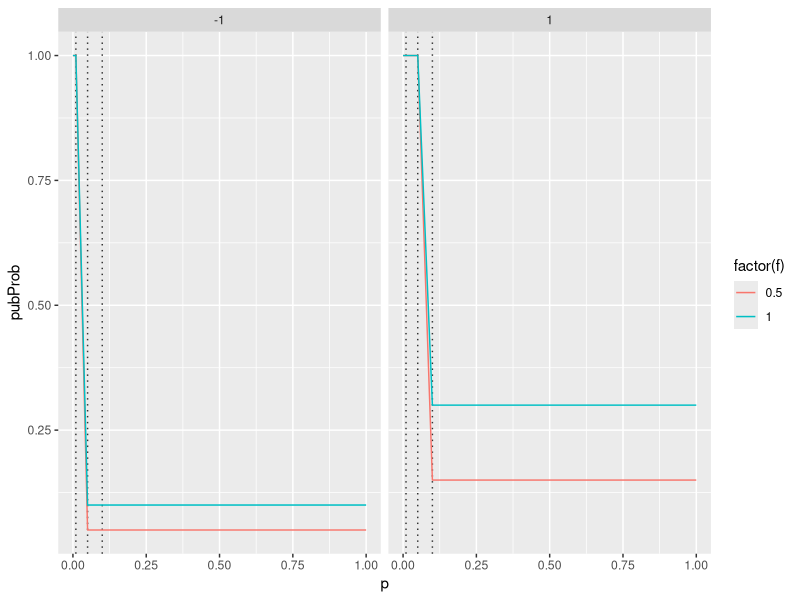

Write R code to recreate this figure.
clamp <- function(x) {if (x > 1) x=1; if (x < 0) x = 0; return(x)}

censor = function(dObs,pObs,f){
  if(dObs > 0 & pObs < .05){       #right direction, sig
    pubProb = 1
	#}else if(dObs > 0 & pObs < .05){ #right direction, standard sig
    #pubProb = .98
  }else if(dObs > 0 & pObs >= .05 & pObs <= .1){ #right direction, trending
    pubProb = 1-((1-0.3*f)/.05)*(pObs-.05)
  }else if (dObs > 0 & pObs > .1){	# right direction; non-significant (p > .1)
    pubProb =.3*f
  }else if(dObs <= 0 & pObs < .01){	# wrong direction, highly sig.
    pubProb= 1
  }else if(dObs <= 0 & pObs >= .01 & pObs < .05){ # wrong direction, standard sig.
    pubProb= 1-((1-0.1*f)/.04)*(pObs-.01)
  }else if(dObs <= 0 & pObs >= .05){	# wrong direction, non-sig.
    pubProb=.1*f
  }
  return(pubProb)
}

pubProb <- data.frame()
for (p in seq(0, 1, by=0.001)) {
	pubProb <- rbind(pubProb, data.frame(p=p, f=1, d=-1, pubProb=censor(-1, p, 1)))
	pubProb <- rbind(pubProb, data.frame(p=p, f=.5, d=-1, pubProb=censor(-1, p, .5)))
	pubProb <- rbind(pubProb, data.frame(p=p, f=1, d=+1, pubProb=censor(+1, p, 1)))
	pubProb <- rbind(pubProb, data.frame(p=p, f=.5, d=+1, pubProb=censor(+1, p, .5)))
}

library(ggplot2)
ggplot(pubProb, aes(x=p, y=pubProb, color=factor(f), group=factor(f))) + 
geom_vline(xintercept=c(.01, .05, .1), linetype="dotted", color="grey20")+ geom_line() + facet_wrap(~d)
